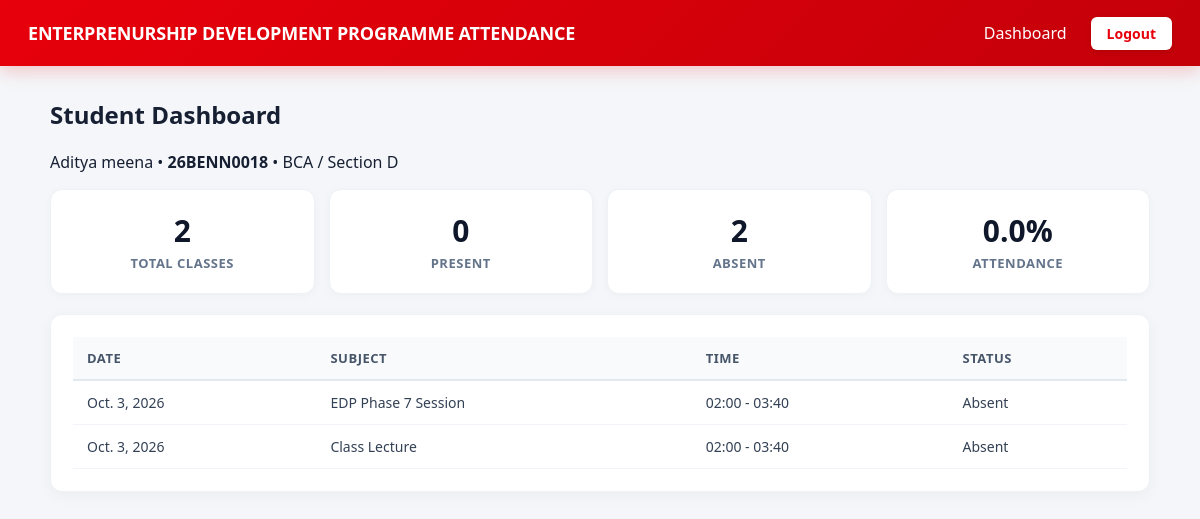
Page / (signed in) on the earlier database version.
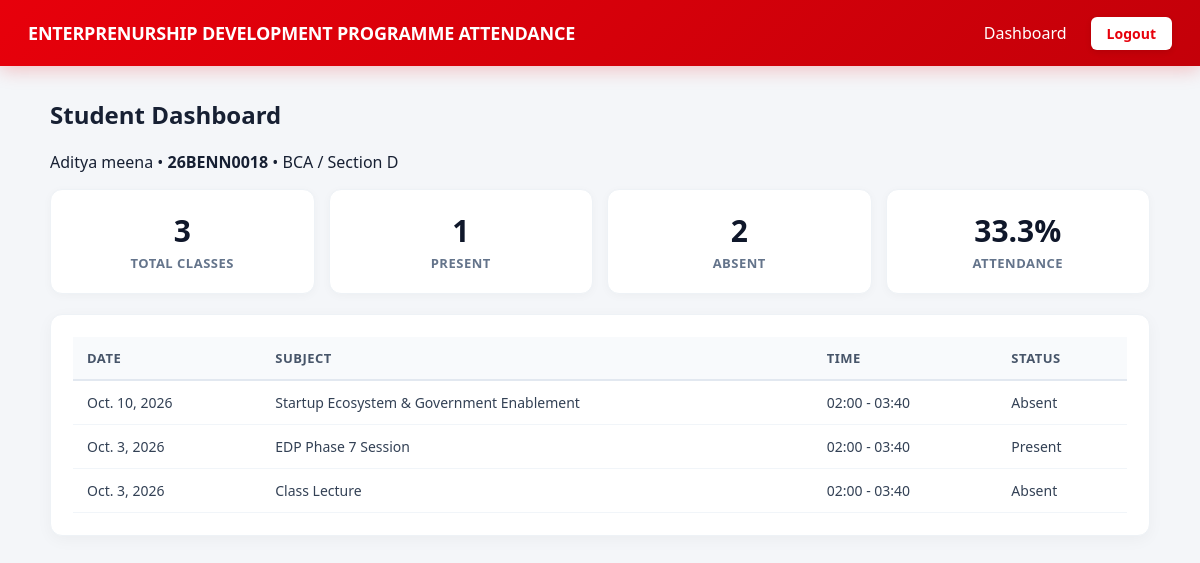
Same page on the later database version.
### attendance/models.py (models this page shows, shortened)
class Student(models.Model):
    user = models.OneToOneField(settings.AUTH_USER_MODEL, on_delete=models.CASCADE, related_name="student_profile")
    enrollment_no = models.CharField(max_length=30, unique=True)
    name = models.CharField(max_length=150)
    section = models.ForeignKey(Section, on_delete=models.PROTECT, related_name="students")
    active = models.BooleanField(default=True)
    created_at = models.DateTimeField(auto_now_add=True)

class Section(models.Model):
    name = models.CharField(max_length=50)
    course = models.CharField(max_length=100)
    semester = models.PositiveSmallIntegerField(default=1)
    class Meta:
        constraints = [models.UniqueConstraint(fields=["name", "course", "semester"], name="unique_section")]

class Attendance(models.Model):
    record_id = models.UUIDField(primary_key=True)
    lecture = models.ForeignKey(Lecture, on_delete=models.CASCADE, related_name="attendance")
    student = models.ForeignKey(Student, on_delete=models.PROTECT, related_name="attendance")
    status = models.CharField(max_length=10, choices=[("present", "Present"), ("absent", "Absent")])
    scan_time = models.DateTimeField(null=True, blank=True)
    updated_at = models.DateTimeField(auto_now=True)
    class Meta:
        constraints = [models.UniqueConstraint(fields=["lecture", "student"], name="unique_attendance")]
        indexes = [models.Index(fields=["lecture", "student"]), models.Index(fields=["student", "status"])]

class Lecture(models.Model):
    faculty = models.ForeignKey(FacultyProfile, on_delete=models.CASCADE, related_name="lectures")
    sections = models.ManyToManyField(Section, related_name="lectures")
    subject = models.CharField(max_length=120)
    lecture_date = models.DateField()
    start_time = models.TimeField()
    end_time = models.TimeField()
    class Meta:
        ordering = ["start_time"]
        constraints = [models.UniqueConstraint(fields=["faculty", "subject", "lecture_date", "start_time", "end_time"], name="unique_lecture")]

### attendance/views.py (the view)
# urls.py: path("", views.dashboard, name="home"),
@login_required
def dashboard(request):
    if is_faculty(request.user):
        return render(request, "faculty/dashboard.html")
    if hasattr(request.user, "student_profile"):
        s = request.user.student_profile
        qs = Attendance.objects.filter(student=s).select_related("lecture").order_by("-lecture__lecture_date", "-lecture__start_time")
        total = qs.count()
        present = qs.filter(status="present").count()
        return render(request, "student/dashboard.html", {
            "student": s,
            "records": qs,
            "total": total,
            "present": present,
            "absent": total - present,
            "percentage": round(present * 100 / total, 1) if total else 0
        })
    logout(request)
    return redirect("login")

### attendance/views.py (called while the page is built)
def is_faculty(u):
    return u.is_staff or hasattr(u, "facultyprofile")

### templates/student/dashboard.html
{% extends 'base.html' %}{% block title %}Student Dashboard{% endblock %}{% block content %}<h2>Student Dashboard</h2><p>{{student.name}} • <b>{{student.enrollment_no}}</b> • {{student.section.course}} / Section {{student.section.name}}</p><div class='stats'><div><b>{{total}}</b><small>Total Classes</small></div><div><b>{{present}}</b><small>Present</small></div><div><b>{{absent}}</b><small>Absent</small></div><div><b>{{percentage}}%</b><small>Attendance</small></div></div><div class='panel tablewrap'><table><tr><th>Date</th><th>Subject</th><th>Time</th><th>Status</th></tr>{% for r in records %}<tr><td>{{r.lecture.lecture_date}}</td><td>{{r.lecture.subject}}</td><td>{{r.lecture.start_time|time:'H:i'}} - {{r.lecture.end_time|time:'H:i'}}</td><td>{{r.status|title}}</td></tr>{% empty %}<tr><td colspan='4'>No attendance records.</td></tr>{% endfor %}</table></div>{% endblock %}

### templates/base.html (shortened to what this page needs)
{% load static %}
<!doctype html>
<html>
<head>
  <link rel="stylesheet" href="{% static 'css/app.css' %}">
</head>
<body>
  <header>
    <div>
      <b>ENTERPRENURSHIP DEVELOPMENT PROGRAMME ATTENDANCE</b>
    </div>
    {% if request.user.is_authenticated %}
      <nav>
        <a href="/dashboard/">Dashboard</a>
        <a class="btn light" href="/logout/">Logout</a>
      </nav>
    {% endif %}
  </header>
  <main>
    {% block content %}{% endblock %}
  </main>
</body>
</html>

### static/css/app.css (style rules this page uses)
:root { --hero-color: #E7000B; --hero-dark: #C40009; --hero-light: #FFF1F2; --hero-border: #FFD4D8; --bg-page: #f4f6f9; --text-main: #172033; --text-muted: #64748b; --font-system: system-ui, -apple-system, BlinkMacSystemFont, "Segoe UI", Roboto, Oxygen, Ubuntu, Cantarell, "Helvetica Neue", Arial, sans-serif; }
*, *::before, *::after { box-sizing: border-box; }
html, body { margin: 0; font-family: var(--font-system); background: var(--bg-page); color: var(--text-main); -webkit-font-smoothing: antialiased; -moz-osx-font-smoothing: grayscale; text-rendering: optimizeLegibility; }
header { background: var(--hero-color); background: linear-gradient(135deg, #E7000B 0%, #C40009 100%); color: #ffffff; padding: 16px 28px; display: flex; justify-content: space-between; align-items: center; box-shadow: 0 4px 18px rgba(231, 0, 11, 0.22); }
header b { font-size: 18px; font-weight: 700; letter-spacing: -0.2px; line-height: 1.25; }
nav { display: flex; gap: 12px; align-items: center; }
nav a { color: #ffffff; text-decoration: none; font-weight: 500; padding: 6px 12px; border-radius: 6px; transition: background 0.15s ease; }
nav .btn.light { background: #ffffff; color: var(--hero-color) !important; font-weight: 600; padding: 7px 16px; border-radius: 6px; box-shadow: 0 2px 6px rgba(0, 0, 0, 0.1); }
.btn { border: 0; border-radius: 8px; background: var(--hero-color); color: #ffffff !important; padding: 10px 18px; font-size: 14px; font-weight: 600; text-decoration: none; cursor: pointer; display: inline-block; transition: background 0.15s ease, transform 0.1s ease, box-shadow 0.15s ease; box-shadow: 0 2px 6px rgba(231, 0, 11, 0.22); }
.btn.light { background: #f1f5f9; color: #1e293b !important; box-shadow: none; }
main { max-width: 1140px; margin: 32px auto; padding: 0 20px; }
.panel { background: #ffffff; border-radius: 12px; padding: 22px; box-shadow: 0 4px 16px rgba(0, 0, 0, 0.04); margin: 16px 0; border: 1px solid #eef2f6; }
.stats { display: grid; grid-template-columns: repeat(auto-fit, minmax(130px, 1fr)); gap: 14px; margin-bottom: 20px; }
.stats div { background: #ffffff; padding: 20px; border-radius: 12px; text-align: center; border: 1px solid #eef2f6; box-shadow: 0 2px 10px rgba(0, 0, 0, 0.03); }
.stats b { display: block; font-size: 30px; color: #0f172a; }
.stats small { color: var(--text-muted); font-size: 13px; text-transform: uppercase; font-weight: 600; letter-spacing: 0.5px; }
.tablewrap { overflow: auto; }
table { border-collapse: collapse; width: 100%; }
th { background: #f8fafc; color: #475569; font-weight: 600; font-size: 13px; text-transform: uppercase; letter-spacing: 0.5px; padding: 12px 14px; border-bottom: 2px solid #e2e8f0; text-align: left; }
td { padding: 12px 14px; border-bottom: 1px solid #f1f5f9; color: #334155; font-size: 14px; }

Differences in the rows shown:
added Attendance: lecture.lecture_date "Oct. 10, 2026", lecture.subject "Startup Ecosystem & Government Enablement", lecture.start_time "02:00", lecture.end_time "03:40", status "Absent"
changed Attendance "EDP Phase 7 Session": status "Absent" → "Present"
Other differences:
{{ total }}: "2" → "3"
{{ present }}: "0" → "1"
{{ percentage }}: "0.0" → "33.3"
